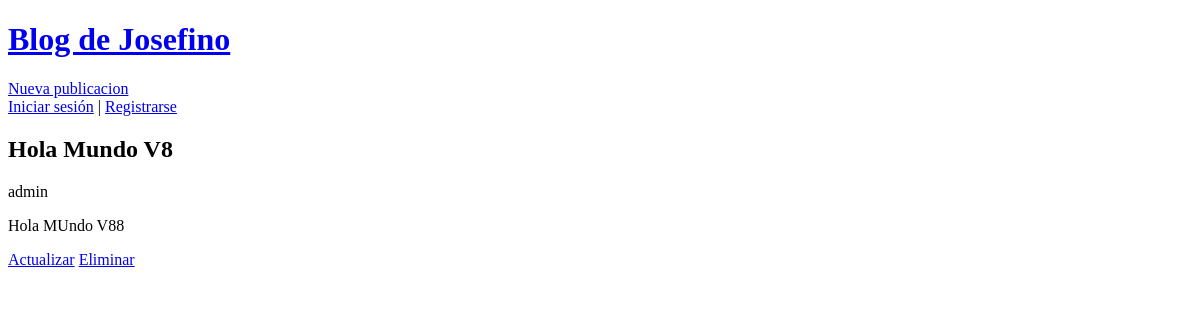
/publication/12/, run on an earlier commit of the app's database.
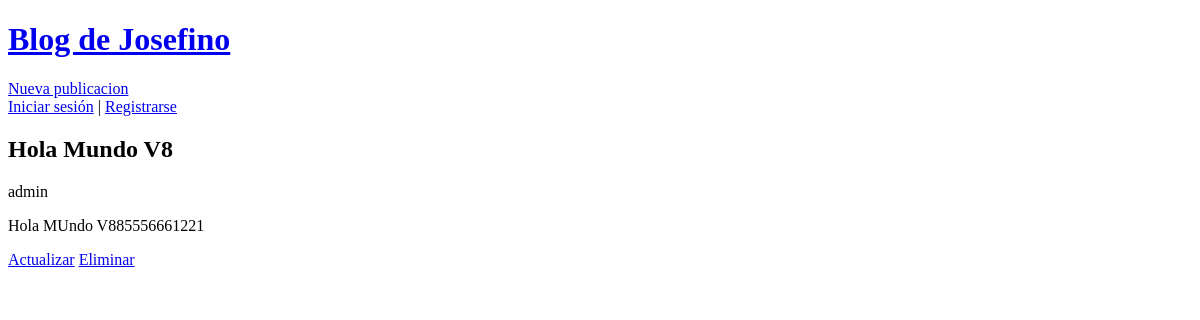
And on a later commit of the database.
### blog/models.py (models this page shows, shortened)
class Publication(models.Model):
    title = models.CharField(max_length=100)
    body = models.TextField()
    author = models.ForeignKey(
        'auth.User',
        on_delete=models.CASCADE,
    )
    date = models.DateTimeField(auto_now_add=True)
    updated = models.DateTimeField(auto_now=True)

### blog/views.py (the view)
# urls.py: path('publication/<int:pk>/', PublicationDetailView.as_view(), name='publication-detail'),
class PublicationDetailView(DetailView):
    model = Publication
    template_name = 'publication-detail.html'

### templates/publication-detail.html
{% extends "_base.html" %}
{% block content %}
    <h2>{{ publication.title }}</h2>
    <p>{{ publication.author }}</p>
    <p>{{ publication.body }}</p>
    <a href="{% url 'publication-update' publication.pk %}">Actualizar</a>
    <a href="{% url 'publication-delete' publication.pk %}">Eliminar</a>
{% endblock content %}

What changed in the data, as far as the page shows it:
changed Publication "Hola Mundo V8": body "Hola MUndo V88" → "Hola MUndo V885556661221"
